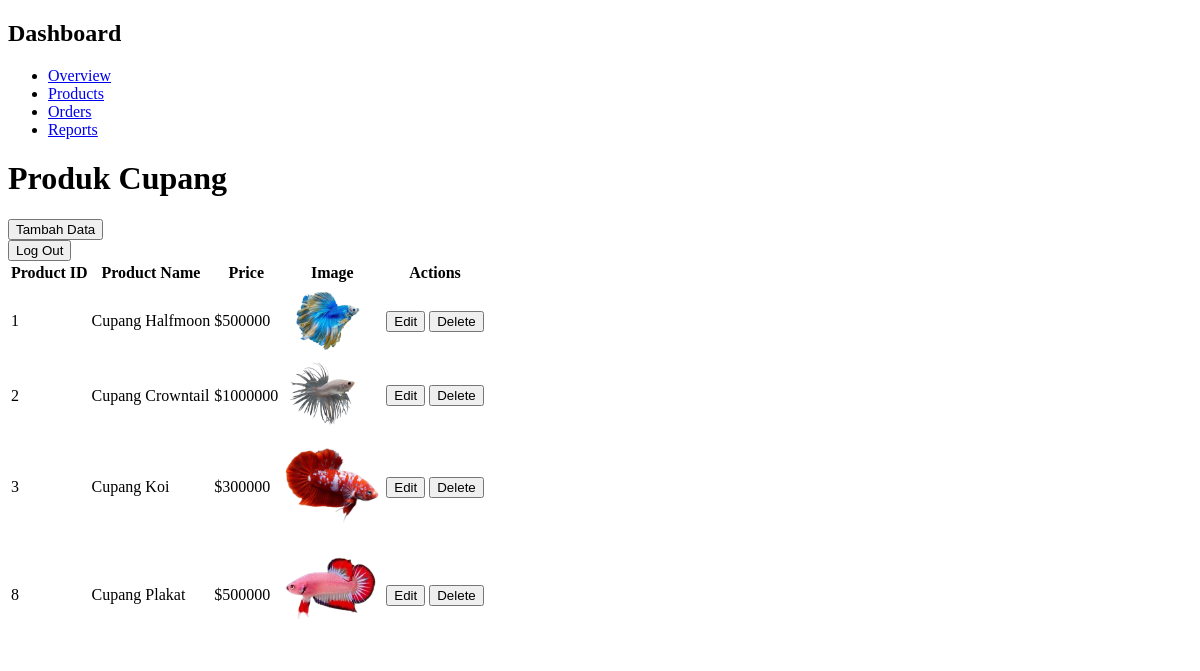
The app's page /admin.php with its own data.
### tables this page shows
CREATE TABLE `products` (
  `id` int(11) NOT NULL,
  `name` varchar(255) NOT NULL,
  `price` int(11) NOT NULL,
  `image` varchar(255) NOT NULL
);

### admin.php (the view, shortened to what this page needs)
<?php
require 'koneksi.php';
?>
<!DOCTYPE html>
<html lang="en">
<head>
    <link rel="stylesheet" href="CSS/admin.css">
</head>
<body>
    <div class="container">
        <div class="sidebar">
            <h2>Dashboard</h2>
            <ul>
                <li><a href="#">Overview</a></li>
                <li><a href="#">Products</a></li>
                <li><a href="#">Orders</a></li>
                <li><a href="#">Reports</a></li>
            </ul>
        </div>
        <div class="main-content">
            <h1>Produk Cupang</h1>
            <div class="add-product">
                <button onclick="openAddForm()">Tambah Data</button>
            </div>
            <table class="product-table">
                <thead>
                    <tr>
                        <th>Product ID</th>
                        <th>Product Name</th>
                        <th>Price</th>
                        <th>Image</th>
                        <th>Actions</th>
                    </tr>
                </thead>
                <div class="back-to-login">
                    <button onclick="window.location.href='./login/login.php'">Log Out</button>
                 </div>
                <tbody>
                    <?php
                    $sql = "SELECT id, name, price, image FROM products";
                    $result = $conn->query($sql);
                    if ($result->num_rows > 0) {
                        while ($row = $result->fetch_assoc()) {
                            echo "<tr>";
                            echo "<td>" . htmlspecialchars($row['id']) . "</td>";
                            echo "<td>" . htmlspecialchars($row['name']) . "</td>";
                            echo "<td>$" . htmlspecialchars($row['price']) . "</td>";
                            echo "<td><img src='" . htmlspecialchars($row['image']) . "' alt='Product Image' style='width:100px; height:auto;'></td>";
                            echo "<td>
                                    <button onclick=\"openEditForm(" . $row['id'] . ", '" . htmlspecialchars($row['name']) . "', " . htmlspecialchars($row['price']) . ", '" . htmlspecialchars($row['image']) . "')\">Edit</button>
                                    <button onclick=\"deleteProduct(" . $row['id'] . ")\">Delete</button>
                                  </td>";
                            echo "</tr>";
                        }
                    } else {
                        echo "<tr><td colspan='5'>No products found.</td></tr>";
                    }
                    ?>
                </tbody>
            </table>
        </div>
    </div>
</body>
</html>

### CSS/admin.css (style rules this page uses)
img, canvas, video { max-width: 100%; height: auto; }
body { font-size: 16px; }

### records on screen
products: id "1", name "Cupang Halfmoon", price "500000", image (picture)
products: id "2", name "Cupang Crowntail", price "1000000", image (picture)
products: id "3", name "Cupang Koi", price "300000", image (picture)
products: id "8", name "Cupang Plakat", price "500000", image (picture)
